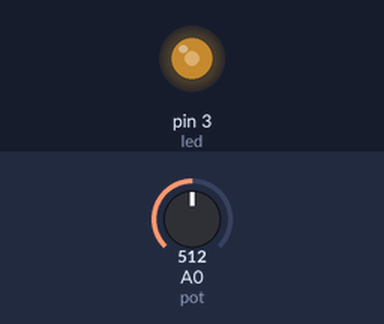
Bench run of a sketch on a simulated Arduino Uno, built with avr-gcc and run on an emulated ATmega328P. Shown: output pins drawn as LEDs (lit = HIGH). The inputs (shaded band) are chosen by the test bench; at power-on: A0 (pot) = 512.

Above: at 1.2 s.
1.3 s: A0 (pot) set to 716
At 1.6 s:
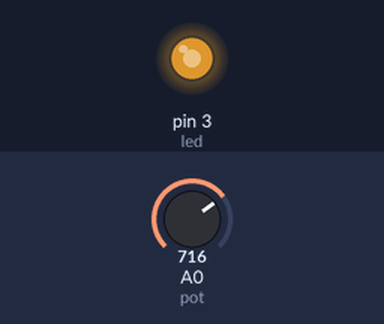
2.8 s: A0 (pot) set to 900
At 3.9 s:
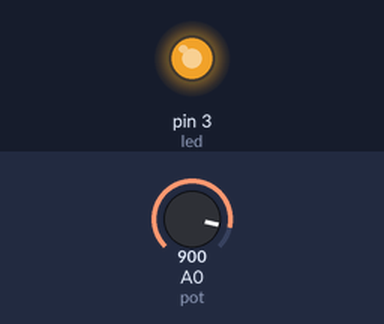
4.3 s: A0 (pot) set to 122
At 5.1 s:
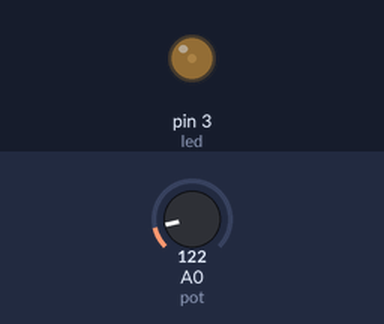
5.8 s: A0 (pot) set to 0
At 6.2 s:
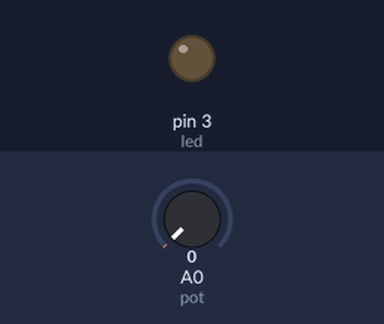
7.3 s: A0 (pot) set to 511
At 8.5 s:
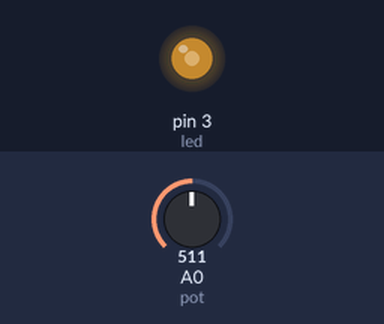
Timing chart, 0 to 9.8 s (numbered marks = the images above; inputs shaded):
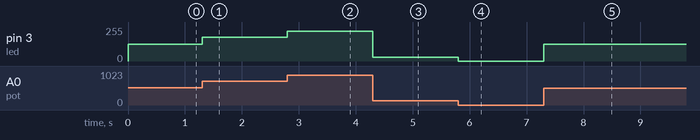

The sketch:

pwm.ino
```cpp
#define led 3
#define pot A0
int leitura,PWM;
void setup()
{
  pinMode(led, OUTPUT);
  pinMode(pot, INPUT);
}

void loop()
{
  leitura = analogRead (pot);
  //analogWrite(led, 225); //50% de largura de pulso, 255= 100%
  PWM = map(leitura, 0, 1023, 0, 255); //map tem a função de converter
  analogWrite(led, PWM);

}
```

Measured:
- after the input at 1.3 s, pin 3 (led): 127/255 → 178/255 at once
- after the input at 2.8 s, pin 3 (led): 178/255 → 224/255 at once
- after the input at 4.3 s, pin 3 (led): 224/255 → 30/255 at once
- after the input at 5.8 s, pin 3 (led): 30/255 → 0/255 at once
- after the input at 7.3 s, pin 3 (led): 0/255 → 127/255 at once
